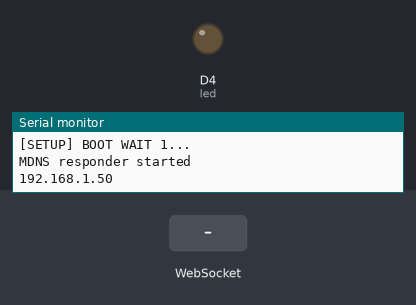
A program run on a simulated ESP8266 (NodeMCU). Shown: output pins drawn as LEDs (lit = HIGH), the last lines printed to the serial monitor. Inputs (shaded band) come from the test bench. WiFi joins after 1.5 s; servers stay silent unless stated.

Above: at 6.7 s.
6.8 s: WebSocket text "On" received
At 8.0 s:
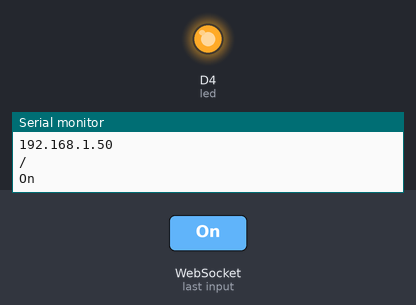
8.3 s: WebSocket text "Zivl2308" received
9.8 s: WebSocket text "mummyboy1" received
Timing chart, 0 to 12.8 s (numbered marks = the images above; inputs shaded):
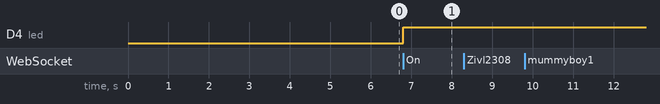

Measured:
- after the input at 6.8 s, D4 (led): LOW → HIGH at once

The program:

main.cpp
```cpp
#include <Arduino.h>
#include <ArduinoJson.h>
StaticJsonDocument<256> doc;
#include <ESP8266WiFi.h>
#include <ESP8266WiFiMulti.h>
#include <WebSocketsServer.h>
#include <ESP8266mDNS.h>
#include <Hash.h>


#define USE_SERIAL Serial
#define led D4


ESP8266WiFiMulti WiFiMulti;
WebSocketsServer webSocket = WebSocketsServer(81);


void connectedPayLoadFunction(uint8_t * payload) {
  String payload1 = (char * )payload;
  Serial.println(payload1);
}


void getPayloadFunction(uint8_t * payload) {
  String payload1 = (char * )payload;
  Serial.println(payload1);

  if (payload1 == "On")
  {
    digitalWrite(led, HIGH);

  }

  if (payload1 == "Off")
  {
    digitalWrite(led, LOW);
  }


}


void webSocketEvent(uint8_t num, WStype_t type, uint8_t * payload, size_t length) {

  switch(type) {
    case WStype_DISCONNECTED:
      USE_SERIAL.printf("[%u] Disconnected!\n", num);
      break;
    case WStype_CONNECTED:

      webSocket.sendTXT(num, "Connected");
      connectedPayLoadFunction(payload);


      break;
    case WStype_TEXT:
      getPayloadFunction(payload);
      break;
  }

}

void setup() {
  pinMode(led, OUTPUT);
  USE_SERIAL.begin(115200);
  USE_SERIAL.println();
  USE_SERIAL.println();
  USE_SERIAL.println();
  for (uint8_t t = 4; t > 0; t--) {
    USE_SERIAL.printf("[SETUP] BOOT WAIT %d...\n", t);
    USE_SERIAL.flush();
    delay(1000);
  }
  //WiFiMulti.addAP("Galaxy A017411", "00000000");
  //WiFiMulti.addAP("MobileWiFi-8b66", "16416542");
  //WiFiMulti.addAP("Frigo Internet", "Zivl2308");
  //WiFiMulti.addAP("HUAWEI Y5 2019", "asustemrobotics");
  // WiFiMulti.addAP("itel P13", "mummyboy1");
  // WiFiMulti.addAP("TechSpace", "#$martYEar?");
  WiFiMulti.addAP("Trevillion", "trevillion.mifi.c");
  while (WiFiMulti.run() != WL_CONNECTED) {
    delay(100);
  }

  // start webSocket server
  webSocket.begin();
  webSocket.onEvent(webSocketEvent);

  if (MDNS.begin("esp8266")) {
    USE_SERIAL.println("MDNS responder started");
    Serial.println(WiFi.localIP());
  }
  // Add service to MDNS
  MDNS.addService("ws", "tcp", 81);


}

void loop() {
  webSocket.loop();

}
```
